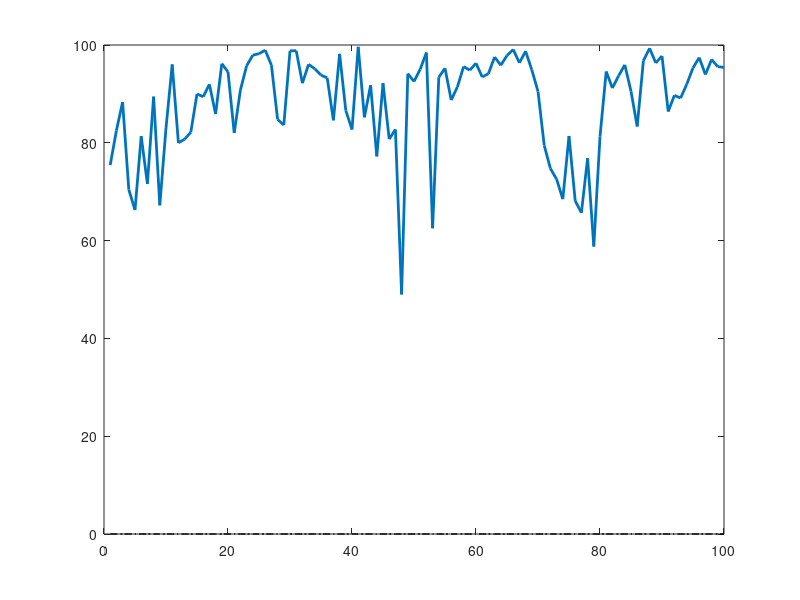

The MATLAB script that drew this image:
% clear
% clc
% load QPS_workload3_max_min  
% data=QPS_workload3_max_min;
% start=1;
% interval=5;
% row=1;
% if interval==1;
%     plot(data)
%     return 
% end
% 
% for i=1:length(data);
%     if start+interval>length(data);
%     break;
%     end
%     new_data(row,:)=mean(data(start:start+interval-1,:));
%     start=start+interval;
%     row=row+1;
% end
% plot(new_data)
clc
clear
load('resnet50_workload3_350msQPS_BATCH.mat');
data=resnet50_workload3_350msQPS_BATCH(:,12);
% data=zeros(3500,12);
% count=0;
% for i=1:length(resnet50_workload3_350msQPS_BATCH);
%     if ~isnan(resnet50_workload3_350msQPS_BATCH(i,12));
%         count=count+1;
%         data(count,:)=resnet50_workload3_350msQPS_BATCH(i,:);
%     end
% end
 
start=1;
interval=30;
row=1;
if interval==1;
    plot(data)
    return 
end

for i=1:length(data);
    if start+interval>length(data);
    break;
    end
    new_data(row,1)=mean(data(start:start+interval-1));
    start=start+interval;
    row=row+1;
end
p1=plot(new_data(1:100)) 
set(p1,'LineWidth',1,'LineStyle','-.','Color',[0 0 0]);


mean(new_data(1:100))
hold on;
%% 
clear
load('resnet50_workload3_350msQPS_INFless.mat');
data=resnet50_workload3_350msQPS_INFless(:,8);
% data=zeros(3500,12);
% count=0;
% for i=1:length(resnet50_workload3_350msQPS_BATCH);
%     if ~isnan(resnet50_workload3_350msQPS_BATCH(i,12));
%         count=count+1;
%         data(count,:)=resnet50_workload3_350msQPS_BATCH(i,:);
%     end
% end
 
start=1;
interval=60;
row=1;
if interval==1;
    plot(data)
    return 
end

for i=1:length(data);
    if start+interval>length(data);
    break;
    end
    new_data(row,1)=mean(data(start:start+interval-1));
    if new_data(row,1)<60;
         new_data(row,1)= new_data(row,1)*1.5;
    end
    start=start+interval;
    row=row+1;
end
p2=plot(new_data(1:100))

mean(new_data(1:100))

set(p2,'LineWidth',2,'Color',[0 0.450980392156863 0.741176470588235]);